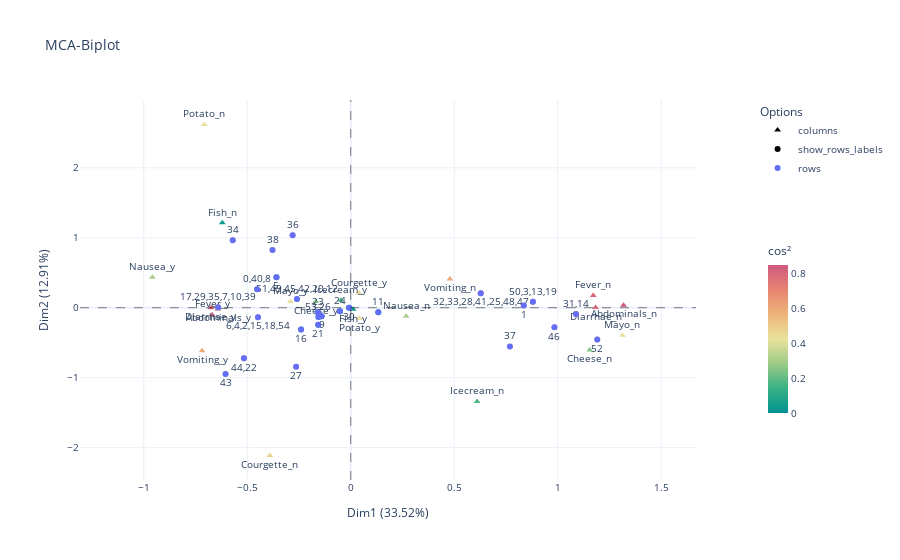

The code cell stored with this chart in its notebook:
### Markdown cell above
### ***Plots de los individuos.***

### Code cell
mca_biplot(mca2, df2_mca2, dim1=1, dim2=2, size=10)

### Figure 1 — Plotly figure (JSON) as saved in the notebook; plotly's stock layout.template omitted (floating-point values rounded to 4 significant figures)
{"data": [{"customdata": [["columns"], ["columns"], ["columns"], ["columns"], ["columns"], ["columns"], ["columns"], ["columns"], ["columns"], ["columns"], ["columns"], ["columns"], ["columns"], ["columns"], ["columns"], ["columns"], ["columns"], ["columns"], ["columns"], ["columns"], ["columns"], ["columns"]], "hovertemplate": "<b>%{hovertext}</b><br><br>Dim1=%{x}<br>Dim2=%{y}<br>index=%{text}<br>cos2=%{marker.color}<extra></extra>", "hovertext": ["Nausea_y", "Vomiting_y", "Potato_n", "Diarrhae_y", "Fever_y", "Abdominals_y", "Fish_n", "Courgette_n", "Mayo_y", "Cheese_y", "Icecream_y", "Fish_y", "Courgette_y", "Potato_y", "Nausea_n", "Vomiting_n", "Icecream_n", "Cheese_n", "Fever_n", "Diarrhae_n", "Mayo_n", "Abdominals_n"], "legendgroup": "columns", "marker": {"color": [0.309, 0.5954, 0.4246, 0.7995, 0.8022, 0.8457, 0.0344, 0.4617, 0.4176, 0.2479, 0.1701, 0.0344, 0.4617, 0.4246, 0.309, 0.5954, 0.1701, 0.2479, 0.8022, 0.7995, 0.4176, 0.8457], "coloraxis": "coloraxis", "symbol": "triangle-up"}, "mode": "markers+text", "name": "columns", "orientation": "v", "showlegend": true, "text": ["Nausea_y", "Vomiting_y", "Potato_n", "Diarrhae_y", "Fever_y", "Abdominals_y", "Fish_n", "Courgette_n", "Mayo_y", "Cheese_y", "Icecream_y", "Fish_y", "Courgette_y", "Potato_y", "Nausea_n", "Vomiting_n", "Icecream_n", "Cheese_n", "Fever_n", "Diarrhae_n", "Mayo_n", "Abdominals_n"], "textposition": ["top center", "bottom center", "top center", "bottom center", "top center", "bottom center", "top center", "bottom center", "top center", "bottom center", "top center", "bottom center", "top center", "bottom center", "top center", "bottom center", "top center", "bottom center", "top center", "bottom center", "top center", "bottom center", "top center", "bottom center", "top center", "bottom center", "top center", "bottom center", "top center", "bottom center", "top center", "bottom center", "top center", "bottom center", "top center", "bottom center", "top center", "bottom center", "top center", "bottom center", "top center", "bottom center", "top center", "bottom center", "top center", "bottom center", "top center", "bottom center"], "type": "scatter", "x": [-0.9582, -0.7185, -0.7073, -0.6759, -0.6696, -0.6412, -0.6208, -0.3907, -0.2917, -0.1684, -0.0479, 0.0115, 0.0391, 0.0408, 0.2674, 0.479, 0.6104, 1.155, 1.172, 1.183, 1.313, 1.318], "xaxis": "x", "y": [0.435, -0.6138, 2.619, -0.0016, -0.0999, -0.0174, 1.213, -2.113, 0.0878, 0.0883, 0.1051, -0.0225, 0.2113, -0.1511, -0.1214, 0.4092, -1.34, -0.6056, 0.1749, 0.0028, -0.3949, 0.0357], "yaxis": "y"}, {"customdata": [["show_rows_labels"], ["show_rows_labels"], ["show_rows_labels"], ["show_rows_labels"], ["show_rows_labels"], ["show_rows_labels"], ["show_rows_labels"], ["show_rows_labels"], ["show_rows_labels"], ["show_rows_labels"], ["show_rows_labels"], ["show_rows_labels"], ["show_rows_labels"], ["show_rows_labels"], ["show_rows_labels"], ["show_rows_labels"], ["show_rows_labels"], ["show_rows_labels"], ["show_rows_labels"], ["show_rows_labels"], ["show_rows_labels"], ["show_rows_labels"], ["show_rows_labels"], ["show_rows_labels"], ["show_rows_labels"], ["show_rows_labels"]], "hovertemplate": "<b>%{hovertext}</b><br><br>Dim1=%{x}<br>Dim2=%{y}<br>index=%{text}<br>cos2=%{marker.color}<extra></extra>", "hovertext": [[17, 29, 35, 7, 10, 39], [43], [34], [44, 22], [0, 40, 8], [6, 4, 2, 15, 18, 54], [38], [5], [36], [27], [51, 49, 45, 42, 20, 12], [16], [23], [21], [53, 26], [9], [24], [30], [11], [32, 33, 28, 41, 25, 48, 47], [37], [1], [50, 3, 13, 19], [46], [31, 14], [52]], "legendgroup": "show_rows_labels", "marker": {"color": [0.615, 0.465, 0.581, 0.623, 0.465, 0.598, 0.442, 0.061, 0.506, 0.474, 0.285, 0.158, 0.063, 0.058, 0.09, 0.068, 0.006, 0, 0.038, 0.676, 0.417, 0.557, 0.755, 0.478, 0.724, 0.581], "coloraxis": "coloraxis", "symbol": "circle"}, "mode": "markers+text", "name": "show_rows_labels", "orientation": "v", "showlegend": true, "text": [[17, 29, 35, 7, 10, 39], [43], [34], [44, 22], [0, 40, 8], [6, 4, 2, 15, 18, 54], [38], [5], [36], [27], [51, 49, 45, 42, 20, 12], [16], [23], [21], [53, 26], [9], [24], [30], [11], [32, 33, 28, 41, 25, 48, 47], [37], [1], [50, 3, 13, 19], [46], [31, 14], [52]], "textposition": ["top center", "bottom center", "top center", "bottom center", "top center", "bottom center", "top center", "bottom center", "top center", "bottom center", "top center", "bottom center", "top center", "bottom center", "top center", "bottom center", "top center", "bottom center", "top center", "bottom center", "top center", "bottom center", "top center", "bottom center", "top center", "bottom center", "top center", "bottom center", "top center", "bottom center", "top center", "bottom center", "top center", "bottom center", "top center", "bottom center", "top center", "bottom center", "top center", "bottom center", "top center", "bottom center", "top center", "bottom center", "top center", "bottom center", "top center", "bottom center"], "type": "scatter", "x": [-0.641, -0.605, -0.57, -0.516, -0.453, -0.448, -0.378, -0.359, -0.281, -0.264, -0.26, -0.24, -0.159, -0.157, -0.156, -0.141, -0.052, -0.008, 0.133, 0.628, 0.769, 0.836, 0.88, 0.984, 1.088, 1.191], "xaxis": "x", "y": [0.005, -0.948, 0.965, -0.723, 0.264, -0.135, 0.824, 0.436, 1.034, -0.845, 0.123, -0.311, -0.066, -0.242, -0.134, -0.122, -0.052, 0.001, -0.065, 0.207, -0.556, 0.032, 0.085, -0.28, -0.09, -0.456], "yaxis": "y"}, {"customdata": [["rows"], ["rows"], ["rows"], ["rows"], ["rows"], ["rows"], ["rows"], ["rows"], ["rows"], ["rows"], ["rows"], ["rows"], ["rows"], ["rows"], ["rows"], ["rows"], ["rows"], ["rows"], ["rows"], ["rows"], ["rows"], ["rows"], ["rows"], ["rows"], ["rows"], ["rows"]], "hovertemplate": "<b>%{hovertext}</b><br><br>Dim1=%{x}<br>Dim2=%{y}<extra></extra>", "hovertext": [[17, 29, 35, 7, 10, 39], [43], [34], [44, 22], [0, 40, 8], [6, 4, 2, 15, 18, 54], [38], [5], [36], [27], [51, 49, 45, 42, 20, 12], [16], [23], [21], [53, 26], [9], [24], [30], [11], [32, 33, 28, 41, 25, 48, 47], [37], [1], [50, 3, 13, 19], [46], [31, 14], [52]], "legendgroup": "rows", "marker": {"color": "#636efa", "symbol": "circle"}, "mode": "markers", "name": "rows", "orientation": "v", "showlegend": true, "textposition": ["top center", "bottom center", "top center", "bottom center", "top center", "bottom center", "top center", "bottom center", "top center", "bottom center", "top center", "bottom center", "top center", "bottom center", "top center", "bottom center", "top center", "bottom center", "top center", "bottom center", "top center", "bottom center", "top center", "bottom center", "top center", "bottom center", "top center", "bottom center", "top center", "bottom center", "top center", "bottom center", "top center", "bottom center", "top center", "bottom center", "top center", "bottom center", "top center", "bottom center", "top center", "bottom center", "top center", "bottom center", "top center", "bottom center", "top center", "bottom center"], "type": "scatter", "x": [-0.641, -0.605, -0.57, -0.516, -0.453, -0.448, -0.378, -0.359, -0.281, -0.264, -0.26, -0.24, -0.159, -0.157, -0.156, -0.141, -0.052, -0.008, 0.133, 0.628, 0.769, 0.836, 0.88, 0.984, 1.088, 1.191], "xaxis": "x", "y": [0.005, -0.948, 0.965, -0.723, 0.264, -0.135, 0.824, 0.436, 1.034, -0.845, 0.123, -0.311, -0.066, -0.242, -0.134, -0.122, -0.052, 0.001, -0.065, 0.207, -0.556, 0.032, 0.085, -0.28, -0.09, -0.456], "yaxis": "y"}], "layout": {"coloraxis": {"colorbar": {"len": 0.5, "thickness": 20, "title": {"text": "cos²"}, "x": 1.1, "xpad": 10, "y": 0.4}, "colorscale": [[0, "rgb(0, 147, 146)"], [0.1667, "rgb(57, 177, 133)"], [0.3333, "rgb(156, 203, 134)"], [0.5, "rgb(233, 226, 156)"], [0.6667, "rgb(238, 180, 121)"], [0.8333, "rgb(232, 132, 113)"], [1, "rgb(207, 89, 126)"]]}, "font": {"size": 10}, "legend": {"title": {"text": "Options"}, "tracegroupgap": 0, "x": 1.1, "y": 1, "yanchor": "top"}, "shapes": [{"line": {"color": "black", "dash": "dash", "width": 0.5}, "type": "line", "x0": 0, "x1": 1, "xref": "x domain", "y0": 0, "y1": 0, "yref": "y"}, {"line": {"color": "black", "dash": "dash", "width": 0.5}, "type": "line", "x0": 0, "x1": 0, "xref": "x", "y0": 0, "y1": 1, "yref": "y domain"}], "title": {"text": "MCA-Biplot"}, "xaxis": {"anchor": "y", "domain": [0, 1], "range": [-1.308, 1.668], "title": {"text": "Dim1 (33.52%)"}}, "yaxis": {"anchor": "x", "domain": [0, 1], "range": [-2.463, 2.969], "title": {"text": "Dim2 (12.91%)"}}}}
